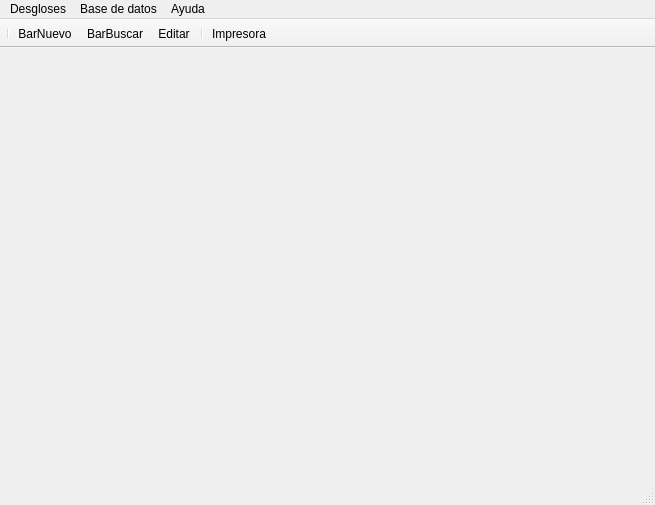
<?xml version="1.0" encoding="UTF-8"?>
<ui version="4.0">
 <class>MainWindowClass</class>
 <widget class="QMainWindow" name="MainWindowClass">
  <property name="geometry">
   <rect>
    <x>0</x>
    <y>0</y>
    <width>655</width>
    <height>505</height>
   </rect>
  </property>
  <property name="minimumSize">
   <size>
    <width>600</width>
    <height>450</height>
   </size>
  </property>
  <property name="windowTitle">
   <string>Vanessmark Desgloses 1.0.2</string>
  </property>
  <property name="windowIcon">
   <iconset resource="vmDesgloses.qrc">
    <normaloff>:/MainWindow/resources/icono_Vanessmark.png</normaloff>:/MainWindow/resources/icono_Vanessmark.png</iconset>
  </property>
  <widget class="QWidget" name="centralWidget">
   <layout class="QHBoxLayout" name="horizontalLayout">
    <property name="spacing">
     <number>1</number>
    </property>
    <property name="leftMargin">
     <number>1</number>
    </property>
    <property name="topMargin">
     <number>1</number>
    </property>
    <property name="rightMargin">
     <number>1</number>
    </property>
    <property name="bottomMargin">
     <number>1</number>
    </property>
    <item>
     <widget class="QTabWidget" name="tabWidget">
      <property name="tabPosition">
       <enum>QTabWidget::North</enum>
      </property>
      <property name="tabShape">
       <enum>QTabWidget::Rounded</enum>
      </property>
      <property name="currentIndex">
       <number>-1</number>
      </property>
      <property name="documentMode">
       <bool>true</bool>
      </property>
      <property name="tabsClosable">
       <bool>true</bool>
      </property>
      <property name="movable">
       <bool>false</bool>
      </property>
     </widget>
    </item>
   </layout>
  </widget>
  <widget class="QMenuBar" name="menuBar">
   <property name="geometry">
    <rect>
     <x>0</x>
     <y>0</y>
     <width>655</width>
     <height>21</height>
    </rect>
   </property>
   <widget class="QMenu" name="menuFile">
    <property name="title">
     <string>Desgloses</string>
    </property>
    <addaction name="actionNuevo"/>
    <addaction name="actionBuscar"/>
    <addaction name="actionEditar"/>
    <addaction name="separator"/>
    <addaction name="actionSalir"/>
   </widget>
   <widget class="QMenu" name="menuAyuda">
    <property name="title">
     <string>Ayuda</string>
    </property>
    <addaction name="actionAcerca"/>
   </widget>
   <widget class="QMenu" name="menuConfiguracion">
    <property name="title">
     <string>Base de datos</string>
    </property>
    <addaction name="actionConfigBD"/>
    <addaction name="actionCopiarRestaurar"/>
   </widget>
   <addaction name="menuFile"/>
   <addaction name="menuConfiguracion"/>
   <addaction name="menuAyuda"/>
  </widget>
  <widget class="QToolBar" name="mainToolBar">
   <property name="contextMenuPolicy">
    <enum>Qt::PreventContextMenu</enum>
   </property>
   <property name="toolTip">
    <string/>
   </property>
   <property name="movable">
    <bool>false</bool>
   </property>
   <property name="iconSize">
    <size>
     <width>18</width>
     <height>18</height>
    </size>
   </property>
   <property name="floatable">
    <bool>false</bool>
   </property>
   <attribute name="toolBarArea">
    <enum>TopToolBarArea</enum>
   </attribute>
   <attribute name="toolBarBreak">
    <bool>false</bool>
   </attribute>
   <addaction name="separator"/>
   <addaction name="actionBarNuevo"/>
   <addaction name="actionBarBuscar"/>
   <addaction name="actionBarEditar"/>
   <addaction name="separator"/>
   <addaction name="actionBarImprimir"/>
  </widget>
  <widget class="QStatusBar" name="statusBar"/>
  <action name="actionNuevo">
   <property name="icon">
    <iconset>
     <normaloff>:/MainWindow/Resources/icono_Nuevo.png</normaloff>:/MainWindow/Resources/icono_Nuevo.png</iconset>
   </property>
   <property name="text">
    <string>Nuevo</string>
   </property>
   <property name="toolTip">
    <string>Inserta nuevos clientes y desgloses</string>
   </property>
   <property name="statusTip">
    <string/>
   </property>
  </action>
  <action name="actionBuscar">
   <property name="icon">
    <iconset>
     <normaloff>:/MainWindow/Resources/icono_Buscar.png</normaloff>:/MainWindow/Resources/icono_Buscar.png</iconset>
   </property>
   <property name="text">
    <string>Buscar</string>
   </property>
  </action>
  <action name="actionBarNuevo">
   <property name="icon">
    <iconset resource="vmDesgloses.qrc">
     <normaloff>:/MainWindow/resources/icono_Nuevo.png</normaloff>:/MainWindow/resources/icono_Nuevo.png</iconset>
   </property>
   <property name="text">
    <string>BarNuevo</string>
   </property>
   <property name="toolTip">
    <string>Inserta nuevos clientes y desgloses</string>
   </property>
  </action>
  <action name="actionAcerca">
   <property name="text">
    <string>Acerca</string>
   </property>
  </action>
  <action name="actionBarBuscar">
   <property name="icon">
    <iconset resource="vmDesgloses.qrc">
     <normaloff>:/MainWindow/resources/icono_Buscar.png</normaloff>:/MainWindow/resources/icono_Buscar.png</iconset>
   </property>
   <property name="text">
    <string>BarBuscar</string>
   </property>
   <property name="toolTip">
    <string>Busca desgloses de los clientes</string>
   </property>
  </action>
  <action name="actionSalir">
   <property name="text">
    <string>Salir</string>
   </property>
  </action>
  <action name="actionBarEditar">
   <property name="icon">
    <iconset resource="vmDesgloses.qrc">
     <normaloff>:/MainWindow/resources/icono_Cliente.png</normaloff>:/MainWindow/resources/icono_Cliente.png</iconset>
   </property>
   <property name="text">
    <string>Editar</string>
   </property>
   <property name="toolTip">
    <string>Edita los desgloses</string>
   </property>
  </action>
  <action name="actionBarImprimir">
   <property name="icon">
    <iconset resource="vmDesgloses.qrc">
     <normaloff>:/MainWindow/resources/icono_Impresora.png</normaloff>:/MainWindow/resources/icono_Impresora.png</iconset>
   </property>
   <property name="text">
    <string>Impresora</string>
   </property>
   <property name="toolTip">
    <string>Imprime los desgloses</string>
   </property>
  </action>
  <action name="actionConfigBD">
   <property name="text">
    <string>Datos conexion</string>
   </property>
  </action>
  <action name="actionEditar">
   <property name="icon">
    <iconset>
     <normaloff>:/MainWindow/Resources/icono_Cliente.png</normaloff>:/MainWindow/Resources/icono_Cliente.png</iconset>
   </property>
   <property name="text">
    <string>Editar</string>
   </property>
  </action>
  <action name="actionCopiarRestaurar">
   <property name="text">
    <string>Copiar y restaurar</string>
   </property>
  </action>
 </widget>
 <layoutdefault spacing="6" margin="11"/>
 <resources>
  <include location="vmDesgloses.qrc"/>
 </resources>
 <connections/>
</ui>
